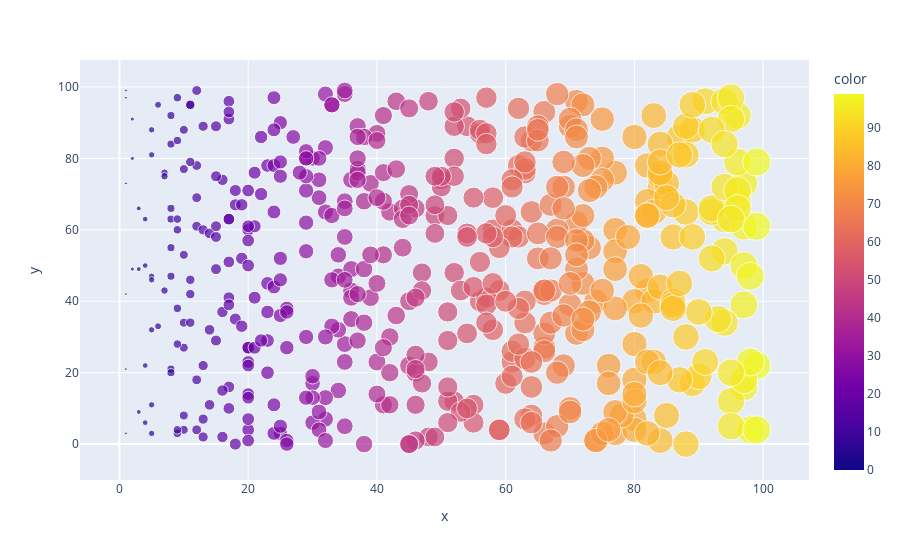

Notebook source saved alongside this figure:
### Markdown cell above
3. Write a program to draw a scatter plot for random 500 x and y coordinates and style it

### Code cell
x3_coordinates = np.random.randint(0,100,size=500)
y3_coordinates = np.random.randint(0,100,size=500)

px.scatter(x=x3_coordinates, y=y3_coordinates, color=x3_coordinates,size=x3_coordinates)

### Figure 1 — Plotly figure (JSON) as saved in the notebook; plotly's stock layout.template omitted (floating-point values rounded to 4 significant figures; data arrays with more than 128 entries replaced by an {"elided": "..."} marker saying what was removed)
{"data": [{"hovertemplate": "x=%{x}<br>y=%{y}<br>size=%{marker.size}<br>color=%{marker.color}<extra></extra>", "legendgroup": "", "marker": {"color": {"elided": "500 int values"}, "coloraxis": "coloraxis", "size": {"elided": "500 int values"}, "sizemode": "area", "sizeref": 0.2475, "symbol": "circle"}, "mode": "markers", "name": "", "orientation": "v", "showlegend": false, "type": "scatter", "x": {"elided": "500 int values"}, "xaxis": "x", "y": {"elided": "500 int values"}, "yaxis": "y"}], "layout": {"coloraxis": {"colorbar": {"title": {"text": "color"}}, "colorscale": [[0, "#0d0887"], [0.1111, "#46039f"], [0.2222, "#7201a8"], [0.3333, "#9c179e"], [0.4444, "#bd3786"], [0.5556, "#d8576b"], [0.6667, "#ed7953"], [0.7778, "#fb9f3a"], [0.8889, "#fdca26"], [1, "#f0f921"]]}, "legend": {"itemsizing": "constant", "tracegroupgap": 0}, "margin": {"t": 60}, "xaxis": {"anchor": "y", "domain": [0, 1], "title": {"text": "x"}}, "yaxis": {"anchor": "x", "domain": [0, 1], "title": {"text": "y"}}}}
